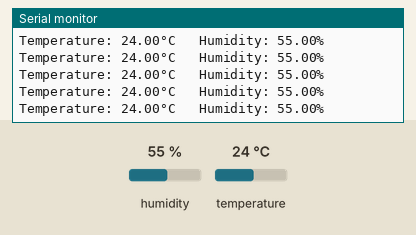
A sketch run on a simulated Arduino Uno, built with avr-gcc and run on an emulated ATmega328P. On the bench: the last lines printed to the serial monitor. The test bench sets the inputs (shaded band); at power-on: humidity 55 %, temperature 24 °C.

Above: at 2.2 s.
2.3 s: humidity set to 22 %
At 2.39 s:
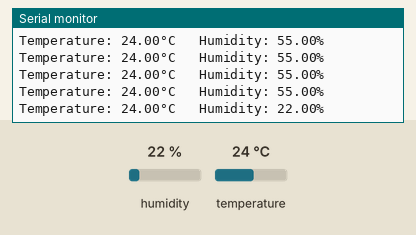
5.3 s: temperature set to 12 °C
At 5.32 s:
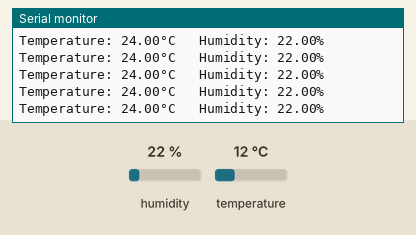
8.3 s: humidity set to 40 %
At 8.33 s:
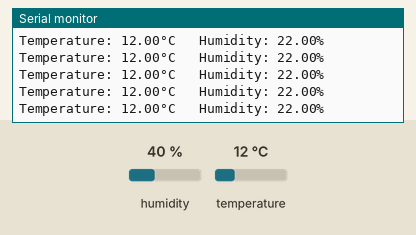
Timing chart, 0 to 11.3 s (numbered marks = the images above; inputs shaded):
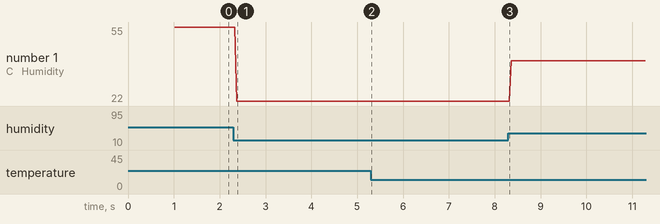

Measured:
- after the input at 2.3 s, the serial monitor: prints a new line after 0.07 s (image 1)
- plotted number 1: 55 → 22 after the input at 2.3 s, 22 → 40 after the input at 8.3 s

The sketch:

Humidity_meter.ino
```cpp
// (licence header left out)
// REQUIRES the following Arduino libraries:
// - DHT Sensor Library: https://github.com/adafruit/DHT-sensor-library
// - Adafruit Unified Sensor Lib: https://github.com/adafruit/Adafruit_Sensor

#include <Adafruit_Sensor.h>
#include <DHT.h>
#include <DHT_U.h>

const byte powerPin = 4;
const byte gndPin = 5;
#define DHTPIN 3     // Digital pin connected to the DHT sensor
// Feather HUZZAH ESP8266 note: use pins 3, 4, 5, 12, 13 or 14 --
// Pin 15 can work but DHT must be disconnected during program upload.

// Uncomment the type of sensor in use:
#define DHTTYPE    DHT11     // DHT 11
//#define DHTTYPE    DHT22     // DHT 22 (AM2302)
//#define DHTTYPE    DHT21     // DHT 21 (AM2301)

// See guide for details on sensor wiring and usage:
//   https://learn.adafruit.com/dht/overview

DHT_Unified dht(DHTPIN, DHTTYPE);

uint32_t delayMS;

void setup() {
  Serial.begin(9600);
  // Initialize device.
  pinMode(gndPin, OUTPUT);
  pinMode(powerPin, OUTPUT);
  digitalWrite(gndPin, LOW);
  digitalWrite(powerPin, LOW);
  delay(500);
  digitalWrite(gndPin, LOW);
  digitalWrite(powerPin, HIGH);
  delay(500);
  dht.begin();
  // Print temperature sensor details.
  sensor_t sensor;
  dht.temperature().getSensor(&sensor);
  // Set delay between sensor readings based on sensor details.
  delayMS = sensor.min_delay / 1000;
}

void loop() {
  // Delay between measurements.
  delay(delayMS);
  // Get temperature event and print its value.
  sensors_event_t event;
  dht.temperature().getEvent(&event);
  if (isnan(event.temperature)) {
    Serial.println(F("Error reading temperature!"));
  }
  else {
    Serial.print(F("Temperature: "));
    Serial.print(event.temperature);
    Serial.print(F("°C"));
    Serial.print("   ");
  }
  // Get humidity event and print its value.
  dht.humidity().getEvent(&event);
  if (isnan(event.relative_humidity)) {
    Serial.println(F("Error reading humidity!"));
  }
  else {
    Serial.print(F("Humidity: "));
    Serial.print(event.relative_humidity);
    Serial.println(F("%"));
  }
}
```
